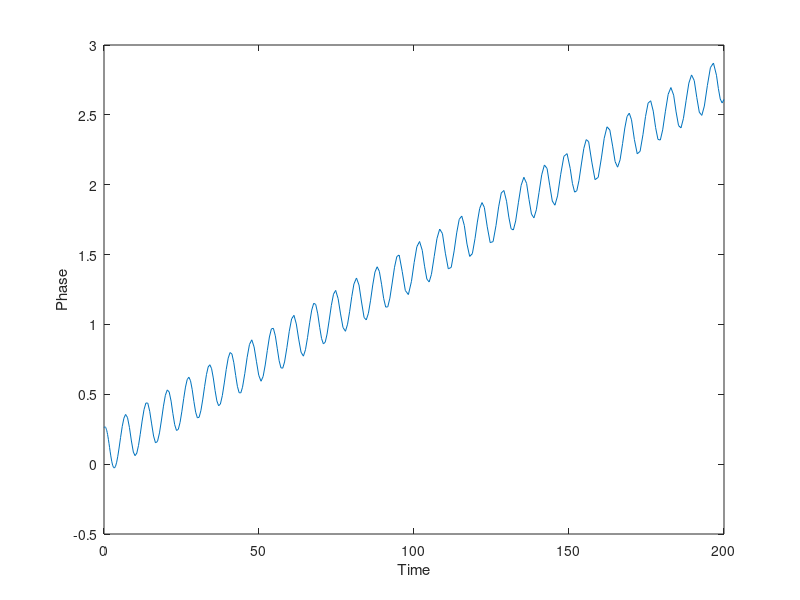
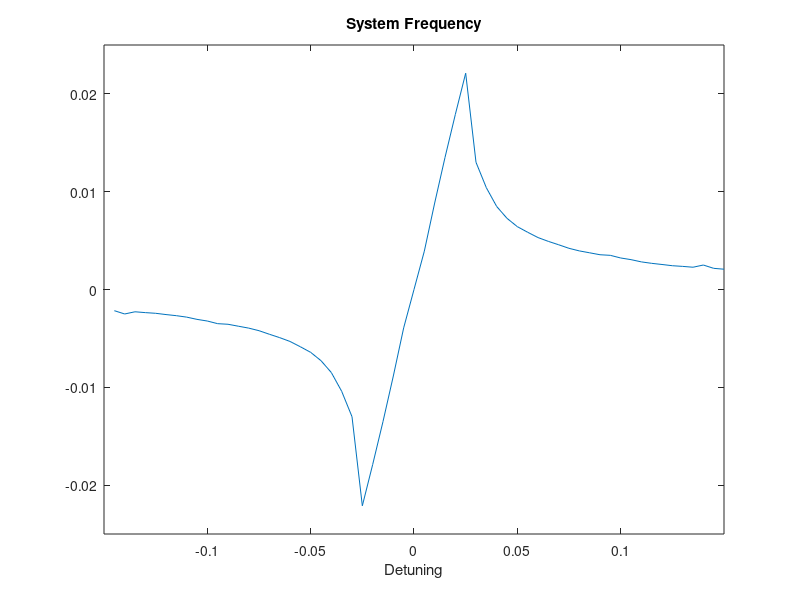
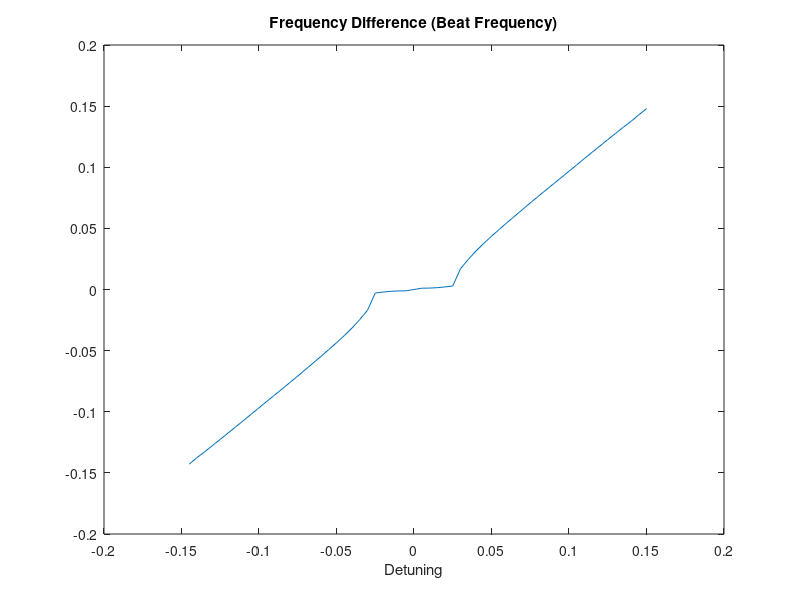

Source code (MATLAB) for these figures, in order:
function couplext


for omegloop = 1:60

    fac = -0.15 + 0.1*omegloop/20;

    omega = 2*pi*0.0;
    wdrive = 2*pi*fac;
    g = 2*pi*0.025;

    y0 = 0;
    tspan = [0 20];
    [t,y] = ode45(@f2,tspan,y0);
    [sy,dum] = size(y);

    y0 = y(sy,1);

    tspan = [0 200];

    [t,y] = ode45(@f2,tspan,y0);

    [m,b] = linfit(t,y(:,1));

    om(omegloop) = fac;
    omegout(omegloop) = m/2/pi;

    figure(1)
    plot(t,y(:,1))
    %legend('drive','oscillator')
    xlabel('Time')
    ylabel('Phase')
    
    pause(0.5)

end

figure(2)
plot(om,omegout)
axis([-0.15 0.15 -0.025 0.025])
title('System Frequency')
xlabel('Detuning')

figure(3)
plot(om,(om - omegout))
xlabel('Detuning')
title('Frequency Difference (Beat Frequency)')

    function yd = f2(t,y)

        yp(1) = omega + g*sin(y(1) - wdrive*t);
        yd = [yp(1)];

    end     % end f2

    function [m,b] = linfit(x,y)

        meanx = mean(x);
        meany = mean(y);
        meanxy = mean(x.*y);
        meanx2 = mean(x.^2);

        m = (meanxy - meanx*meany)/(meanx2 - meanx^2);
        b = meany - m*meanx;

        f = m*x + b;
    end

end % end vandpol
